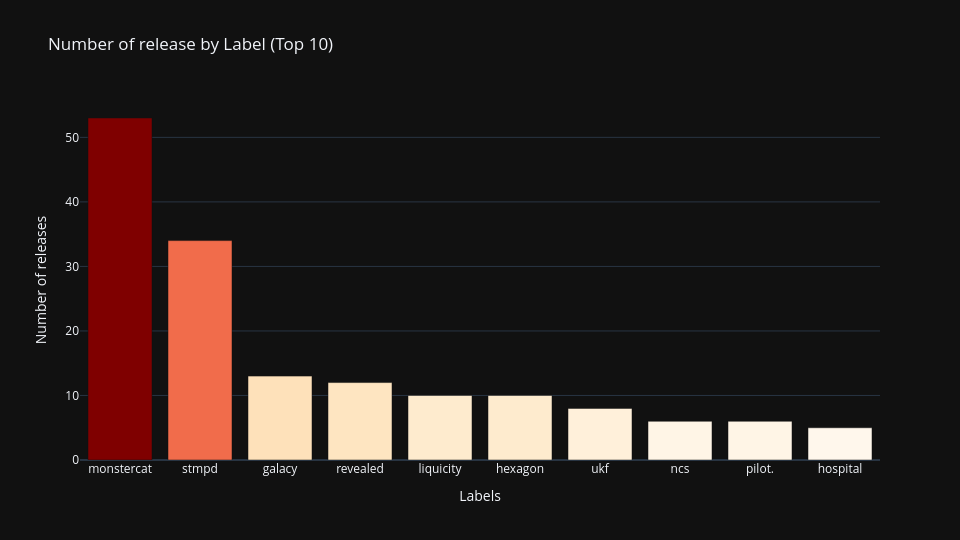

The code cell stored with this chart in its notebook:
### Code cell
bar_label_release = plot_bar(data_lab_count.head(10), 'label', 'n_release', 'Number of release by Label (Top 10)',
                             'Labels', 'Number of releases')
bar_label_release.show()

### Figure 1 — Plotly figure (JSON) as saved in the notebook; plotly's stock layout.template omitted (floating-point values rounded to 4 significant figures)
{"data": [{"alignmentgroup": "True", "hovertemplate": "Labels=%{x}<br>Number of releases=%{marker.color}<extra></extra>", "legendgroup": "", "marker": {"color": [53, 34, 13, 12, 10, 10, 8, 6, 6, 5], "coloraxis": "coloraxis", "pattern": {"shape": ""}}, "name": "", "offsetgroup": "", "orientation": "v", "showlegend": false, "textposition": "auto", "x": ["monstercat", "stmpd", "galacy", "revealed", "liquicity", "hexagon", "ukf", "ncs", "pilot.", "hospital"], "xaxis": "x", "y": [53, 34, 13, 12, 10, 10, 8, 6, 6, 5], "yaxis": "y", "type": "bar"}], "layout": {"xaxis": {"anchor": "y", "domain": [0.0, 1.0], "title": {"text": "Labels"}, "categoryorder": "total descending"}, "yaxis": {"anchor": "x", "domain": [0.0, 1.0], "title": {"text": "Number of releases"}}, "coloraxis": {"colorbar": {"title": {"text": "Number of releases"}}, "colorscale": [[0.0, "rgb(255,247,236)"], [0.125, "rgb(254,232,200)"], [0.25, "rgb(253,212,158)"], [0.375, "rgb(253,187,132)"], [0.5, "rgb(252,141,89)"], [0.625, "rgb(239,101,72)"], [0.75, "rgb(215,48,31)"], [0.875, "rgb(179,0,0)"], [1.0, "rgb(127,0,0)"]], "showscale": false}, "legend": {"tracegroupgap": 0}, "title": {"text": "Number of release by Label (Top 10)"}, "barmode": "relative", "height": 540, "width": 960}}
